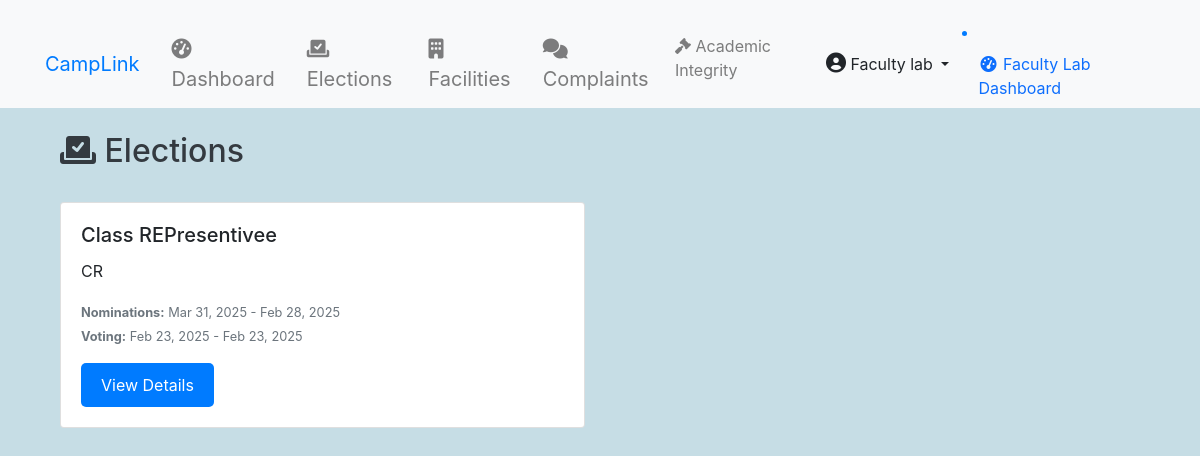
/elections/ (signed in), run on the app's committed database.
### accounts/models.py (models this page shows, shortened)
class User(AbstractUser):
    ROLE_CHOICES = (
        ('student', 'Student'),
        ('faculty', 'Faculty'),
        ('admin', 'Admin'),
    )
    DEPARTMENT_CHOICES = (
        ('CSE', 'Computer Science'),
        ('ECE', 'Electronics'),
        ('ME', 'Mechanical'),
        ('CE', 'Civil'),
    )
    DIVISION_CHOICES = (
        ('A', 'Division A'),
        ('B', 'Division B'),
        ('C', 'Division C'),
    )
    CLASS_YEAR_CHOICES = (
        ('1', 'First Year'),
        ('2', 'Second Year'),
        ('3', 'Third Year'),
        ('4', 'Fourth Year'),
    )
    role = models.CharField(max_length=20, choices=ROLE_CHOICES)
    department = models.CharField(max_length=50, choices=DEPARTMENT_CHOICES)
    division = models.CharField(max_length=1, choices=DIVISION_CHOICES, blank=True, null=True)
    class_year = models.CharField(max_length=1, choices=CLASS_YEAR_CHOICES, blank=True, null=True)
    profile_picture = models.ImageField(upload_to='profile_pics/', blank=True, null=True)
    student_id = models.CharField(max_length=20, blank=True, null=True)
    phone = models.CharField(max_length=15)
    bio = models.TextField(max_length=500, blank=True)
    date_of_birth = models.DateField(null=True, blank=True)
    address = models.TextField(blank=True)
    linkedin_profile = models.URLField(max_length=200, blank=True)
    github_profile = models.URLField(max_length=200, blank=True)
    emergency_contact = models.CharField(max_length=15, blank=True)
    prn = models.CharField(max_length=20, unique=True, null=True, blank=True)
    groups = models.ManyToManyField(
        'auth.Group',
        related_name='custom_user_set',
        blank=True,
        help_text='The groups this user belongs to.',
        verbose_name='groups',
    )
    user_permissions = models.ManyToManyField(
        'auth.Permission',
        related_name='custom_user_set',
        blank=True,
        help_text='Specific permissions for this user.',
        verbose_name='user permissions',
    )
    health_requests = models.TextField(blank=True)  # Field to store health requests
    leave_requests = models.TextField(blank=True)    # Field to store leave requests
    def get_full_name(self):
        return f"{self.first_name} {self.last_name}".strip()

### elections/models.py (models this page shows, shortened)
class Election(models.Model):
    title = models.CharField(max_length=200)
    description = models.TextField()
    nomination_start_date = models.DateTimeField()
    nomination_end_date = models.DateTimeField()
    voting_start_date = models.DateTimeField(default=timezone.now)
    voting_end_date = models.DateTimeField()
    created_at = models.DateTimeField(auto_now_add=True)

### elections/views.py (the view)
# urls.py: path('', views.election_list, name='election_list'),
@login_required
def election_list(request):
    elections = Election.objects.all().order_by('-created_at')
    return render(request, 'elections/election_list.html', {
        'elections': elections
    })

### elections/templates/elections/election_list.html (shortened to what this page needs)
{% extends 'base.html' %}
{% load crispy_forms_tags %}
{% load election_tags %}
{% load static %}
{% block content %}
<div class="container mt-4">
    <div class="d-flex justify-content-between align-items-center mb-4">
        <h2><i class="fas fa-vote-yea"></i> Elections</h2>
    </div>
    <div class="row">
        {% for election in elections %}
        <div class="col-md-6 mb-4">
            <div class="card h-100">
                <div class="card-body">
                    <h5 class="card-title">{{ election.title }}</h5>
                    <p class="card-text">{{ election.description|truncatewords:30 }}</p>
                    <div class="mb-3">
                        <small class="text-muted">
                            <strong>Nominations:</strong>
                            {{ election.nomination_start_date|date:"M d, Y" }} -
                            {{ election.nomination_end_date|date:"M d, Y" }}
                        </small>
                        <br>
                        <small class="text-muted">
                            <strong>Voting:</strong>
                            {{ election.voting_start_date|date:"M d, Y" }} -
                            {{ election.voting_end_date|date:"M d, Y" }}
                        </small>
                    </div>
                    <a href="{% url 'elections:election_detail' election.id %}" class="btn btn-primary">
                        View Details
                    </a>
                </div>
            </div>
        </div>
        {% empty %}
        <div class="col-12">
            <div class="alert alert-info">
                No elections are currently available.
            </div>
        </div>
        {% endfor %}
    </div>
</div>
{% endblock %}

### templates/base.html (shortened to what this page needs)
{% load static %}
<!DOCTYPE html>
<html lang="en">
<head>
    <link href="https://cdn.jsdelivr.net/npm/bootstrap@5.1.3/dist/css/bootstrap.min.css" rel="stylesheet">
    <link href="https://stackpath.bootstrapcdn.com/bootstrap/4.5.2/css/bootstrap.min.css" rel="stylesheet">
    <link rel="stylesheet" href="{% static 'css/styles.css' %}">
    <link rel="stylesheet" href="https://cdnjs.cloudflare.com/ajax/libs/font-awesome/6.0.0-beta3/css/all.min.css">
    <link rel="stylesheet" href="https://cdnjs.cloudflare.com/ajax/libs/sweetalert/1.1.3/sweetalert.min.css">
</head>
<body>
    <nav class="navbar navbar-expand-lg navbar-light bg-light py-0">
        <div class="container">
            <a class="navbar-brand text-primary" href="{% url 'accounts:dashboard' %}">CampLink</a>
            <div class="collapse navbar-collapse" id="navbarNav">
                {% if user.is_authenticated %}
                    <ul class="navbar-nav mx-auto">
                        <li class="nav-item mx-2">
                            <a class="nav-link fs-5" href="{% url 'accounts:dashboard' %}">
                                <i class="fas fa-tachometer-alt"></i> Dashboard
                            </a>
                        </li>
                        <li class="nav-item mx-2">
                            <a class="nav-link fs-5" href="{% url 'elections:election_list' %}">
                                <i class="fas fa-vote-yea"></i> Elections
                            </a>
                        </li>
                        <li class="nav-item mx-2">
                            <a class="nav-link fs-5" href="{% url 'facilities:facility_list' %}">
                                <i class="fas fa-building"></i> Facilities
                            </a>
                        </li>
                        <li class="nav-item mx-2">
                            <a class="nav-link fs-5" href="{% url 'complaints:list' %}">
                                <i class="fas fa-comments"></i> Complaints
                            </a>
                        </li>
                        <li class="nav-item">
                            <a class="nav-link" href="{% url 'academic_integrity:case_list' %}">
                                <i class="fas fa-gavel"></i> Academic Integrity
                            </a>
                        </li>
                    </ul>
                    <ul class="navbar-nav">
                        <li class="nav-item dropdown">
                            <a class="btn btn-light dropdown-toggle" href="#" id="navbarDropdown" role="button" data-bs-toggle="dropdown" aria-expanded="false">
                                <i class="fas fa-user-circle" style="font-size: 20px;"></i> {{ user.get_full_name|default:user.username }}
                            </a>
                        </li>
                    </ul>
                    {% if user.is_authenticated and user.role == 'admin' %}
                        <li class="nav-item">
                            <a class="nav-link" href="{% url 'accounts:admin_dashboard' %}">
                                <i class="fas fa-fw fa-tachometer-alt"></i>
                                <span>Admin Dashboard</span>
                            </a>
                        </li>
                    {% elif user.is_authenticated and user.role == 'faculty-lab' %}
                        <li class="nav-item">
                            <a class="nav-link" href="{% url 'accounts:faculty_lab_dashboard' %}">
                                <i class="fas fa-fw fa-tachometer-alt"></i>
                                <span>Faculty Lab Dashboard</span>
                            </a>
                        </li>
                    {% endif %}
                {% endif %}
            </div>
        </div>
    </nav>
    <div class="container mt-4">
        {% block content %}{% endblock %}
    </div>
</body>
</html>

### static/css/styles.css (style rules this page uses)
body { background-color: #c6dde5; }
.navbar { background: rgba(255, 255, 255, 0.695); backdrop-filter: blur(10px); color: #007bff; position: relative; z-index: 1000; }
h2, h3 { color: #343a40; }
.card { transition: transform 0.2s; }
.btn-primary { background-color: #007bff; border-color: #007bff; }
.container { margin-top: 20px; }
.btn-primary { background-color: #007bff; border: none; border-radius: 5px; padding: 10px 20px; transition: background-color 0.3s, transform 0.2s; }
.card-body { padding: 20px; }
.row { margin-bottom: 15px; }
.mb-3 { margin-bottom: 1rem; }

### data on the page
User: get_full_name "Faculty lab"
Election: title "Class REPresentivee", description "CR", nomination_start_date "Mar 31, 2025", nomination_end_date "Feb 28, 2025", voting_start_date "Feb 23, 2025", voting_end_date "Feb 23, 2025"
